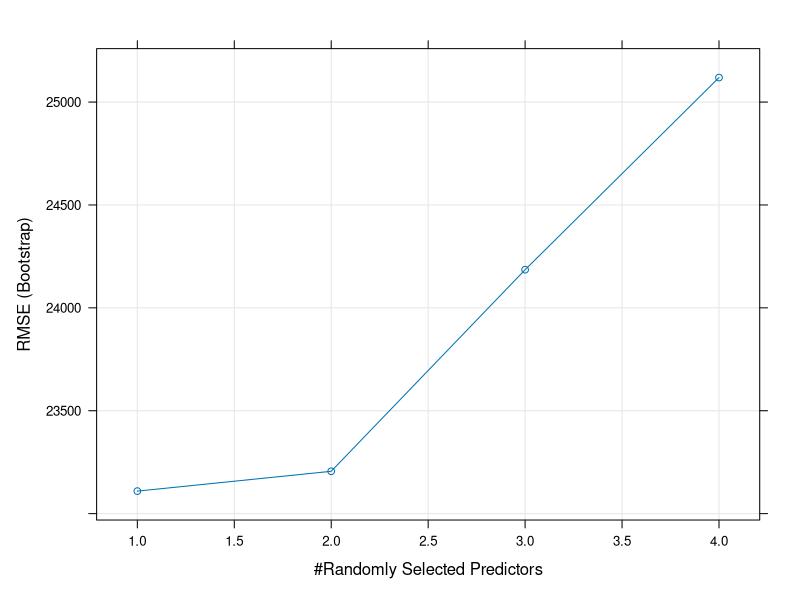

Reproduce this figure in R.
library(carData)
data("Salaries")

library(caret)
set.seed(2018)
intrain<-createDataPartition(y= Salaries$salary ,p=0.7,list=FALSE)

training   <- Salaries[ intrain , ]
validation <- Salaries[-intrain , ]

library(randomForest)

model.RF <- randomForest(salary~.,data = training,
                        importance=T)

importance(model.RF,type = 2)

pred.RF <- predict(model.RF, newdata = validation, 
                   type = "response")

postResample(pred = pred.RF, obs = validation$salary)

myGrid <- data.frame(mtry=seq(1,4))
tuned.model <- train(salary~.,data = training, 
                     method="rf",tuneGrid=myGrid)
plot(tuned.model)

pred.RF <- predict(tuned.model, newdata = validation,
                   type = "raw")

postResample(pred = pred.RF, obs = validation$salary)
